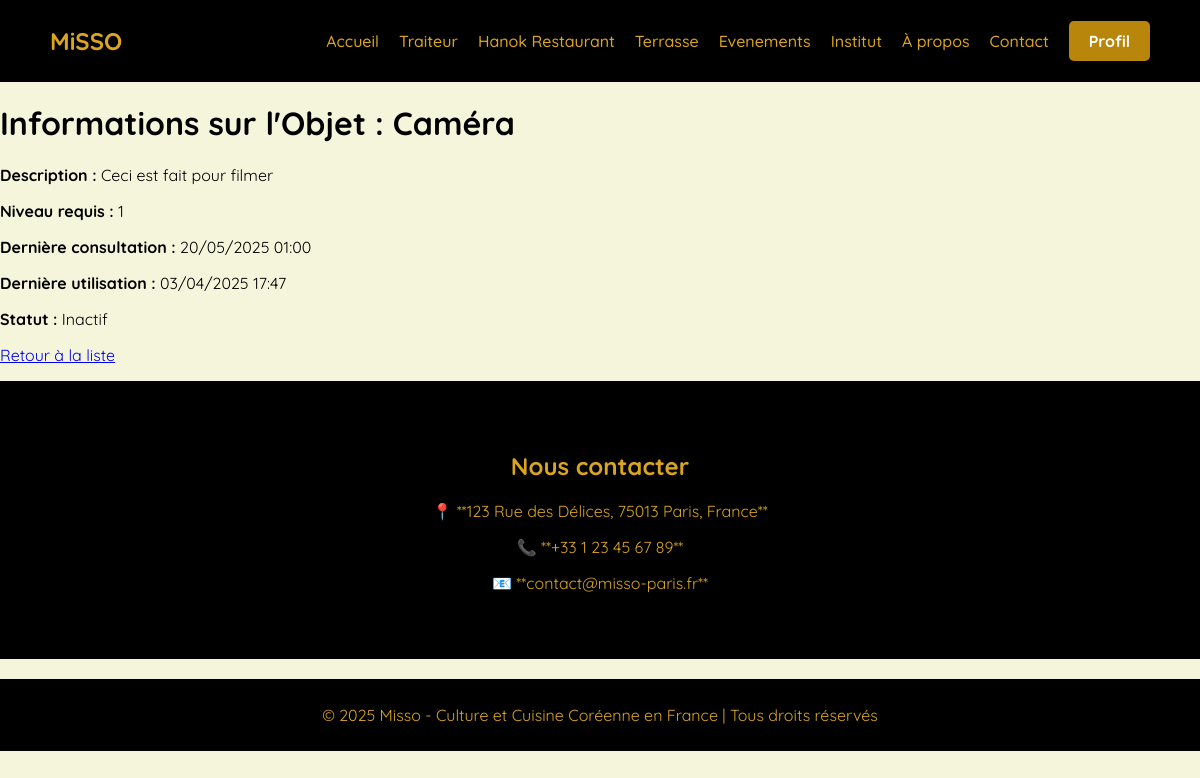
The app's page /objets_connectes/info/1/ (signed in), older data.
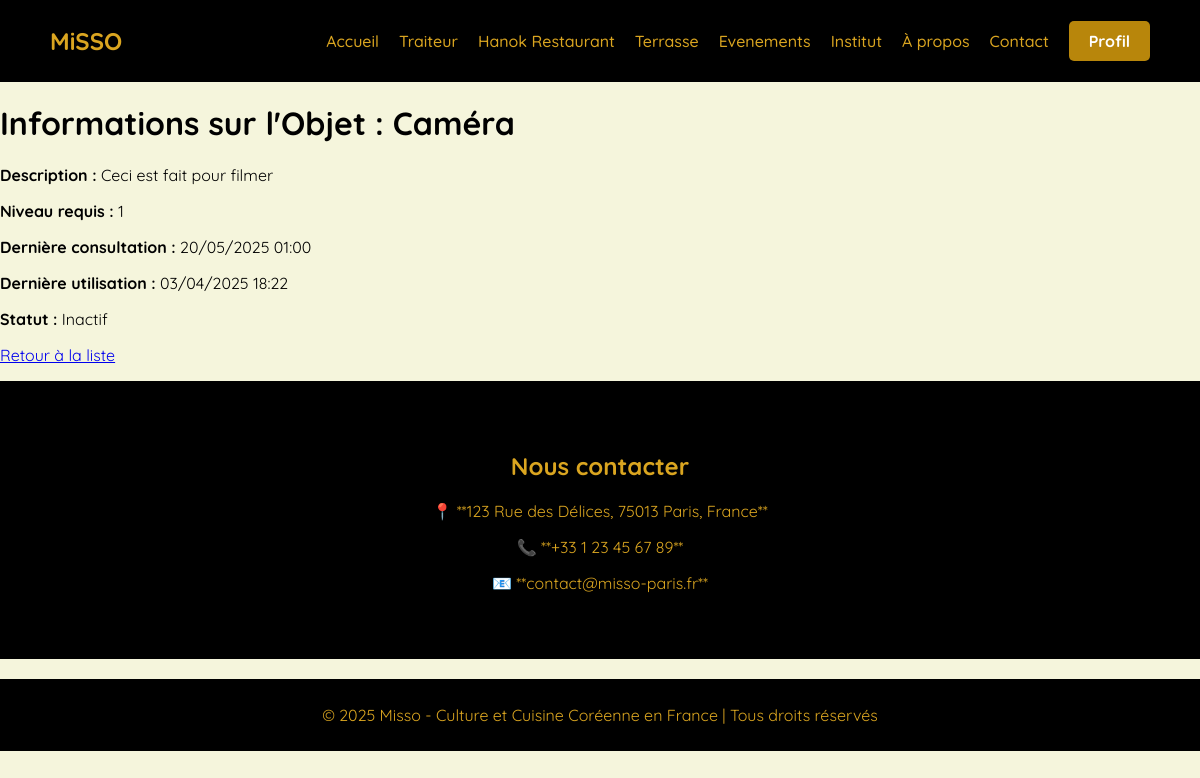
The same page, newer data.
### objets_connectes/models.py (models this page shows, shortened)
class ObjetConnecte(models.Model):
    id = models.AutoField(primary_key=True)
    nom = models.CharField(max_length=100)  # Nom de l'objet
    description = models.TextField(blank=True, null=True)  # Description de l'objet
    niveau_requis = models.PositiveIntegerField(default=1)  # Niveau requis pour modifier l'objet
    actif = models.BooleanField(default=False)  # Statut actif/inactif
    derniere_consultation = models.DateTimeField(blank=True, null=True)  # Dernière consultation
    derniere_utilisation = models.DateTimeField(blank=True, null=True)  # Dernière utilisation
    def consulter(self):
        self.derniere_consultation = now()
        self.save()

### objets_connectes/views.py (the view)
# urls.py: path("info/<int:objet_id>/", info_objet, name="info_objet"),  # Nouvelle route pour "Info"
@login_required
def info_objet(request, objet_id):
    objet = get_object_or_404(ObjetConnecte, id=objet_id)
    objet.consulter()  # Met à jour la date de dernière consultation
    return render(request, "objets_connectes/info_objet.html", {"objet": objet})

### objets_connectes/templates/objets_connectes/info_objet.html (shortened to what this page needs)
{%extends "objets_connectes/base.html"%}
{%block content%}
    <h1>Informations sur l'Objet : {{ objet.nom }}</h1>
    <p><strong>Description :</strong> {{ objet.description }}</p>
    <p><strong>Niveau requis :</strong> {{ objet.niveau_requis }}</p>
    <p><strong>Dernière consultation :</strong> {{ objet.derniere_consultation|date:"d/m/Y H:i" }}</p>
    <p><strong>Dernière utilisation :</strong> {{ objet.derniere_utilisation|date:"d/m/Y H:i" }}</p>
    <p><strong>Statut :</strong> {% if objet.actif %} Actif {% else %} Inactif {% endif %}</p>
    <a href="{% url 'liste_objets' %}">Retour à la liste</a>
{%endblock%}

Row changes from the older to the newer data that the page shows:
changed ObjetConnecte "Caméra": derniere_utilisation "03/04/2025 17:47" → "03/04/2025 18:22"
